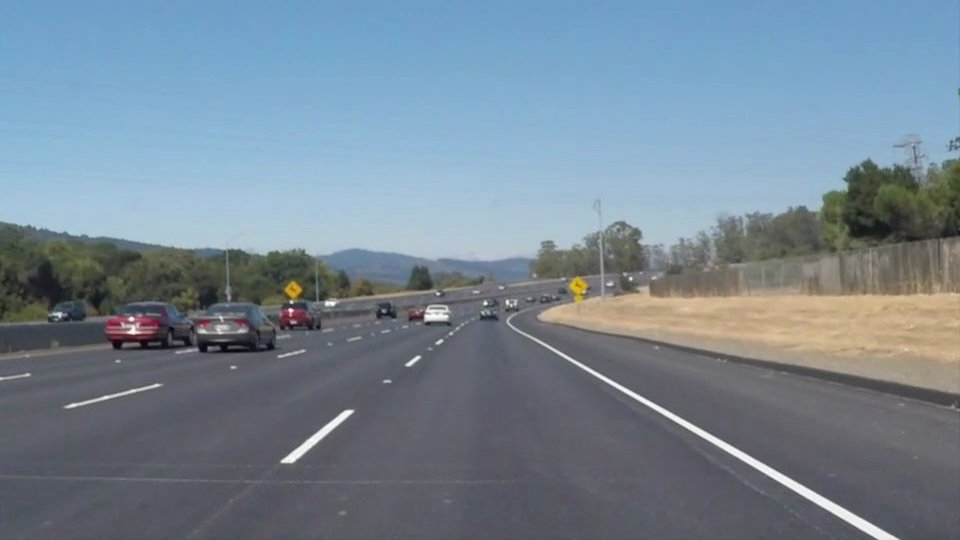
#> input picture Lane_Detection/test_images/01. solidWhiteCurve.jpg, 960 x 540 px; its folder holds only this picture in this run
$ jupyter execute Lane_detection.ipynb
#> lines starting #> are read from the running program, lines starting #| are printed output that depends on the picture; after the words box and inside, x2 and y2 are one past the last pixel; in counts of white or black regions, pixels touching at a corner belong together
# Loading Test Images

[cell 1]
# Loading Test Image


# Importing used Librarys
import numpy as np
import glob
import os
import matplotlib.pyplot as plt
import matplotlib.image as mpimage
import cv2

#from moviepy.editor import VideoFileClip

[cell 2]
def list_images(images,cols=2,row=5,cmap=None):
    plt.figure(figsize=(10,11))
    for i, image in enumerate(images):
        plt.subplot(row,cols,i+1)

        cmap = 'grey' if len(image.shape) == 2 else cmap
        plt.imshow(image,cmap = cmap)
        plt.xticks([])
        plt.yticks([])

    plt.tight_layout(pad=0,h_pad=0,w_pad=0)
    plt.show()

[cell 3]
test_images = [plt.imread(img) for img in glob.glob('test_images/*.jpg')]
#> test_images = 1 item
list_images(test_images)
#> the loop in list_images, `for i, image in enumerate(images):` made 1 pass

# Color Selection

Lane lines in the test images are in white and yellow. We need to choose the most suitable color space, that clearly highlights the lane lines

### Original RGB COLOR SELECTION

[cell 4]
def RGB_COLOR_SELECTION(image):
    # The simplest thresholding methods replace each pixel in an image with a black pixel if the image intensity is less than a fixed value called the threshold


    # White mask
    lower_threshold = np.uint8([200,200,200])
    upper_thershold = np.uint8([255,255,255])
    white_mask = cv2.inRange(image,lower_threshold,upper_thershold)
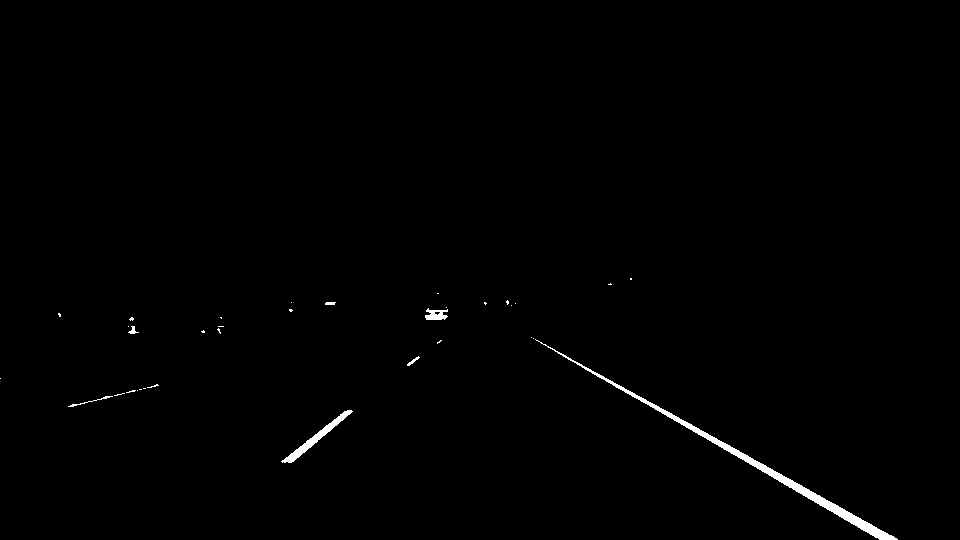
#> white_mask: shape (540, 960); 0.64% white; 34 white regions (27 under 20 px), largest, box (x1, y1, x2, y2) and area: (535, 339, 898, 540) 2248, (281, 410, 353, 463) 560, (425, 308, 448, 320) 181
#> image is the input picture: shape (540, 960, 3); mean R, G, B 118.5, 134.5, 148.1

    # Yellow mask
    lower_threshold = np.uint8([175,175,0])
    upper_thershold = np.uint8([255,255,255])
    yellow_mask = cv2.inRange(image,lower_threshold,upper_thershold)
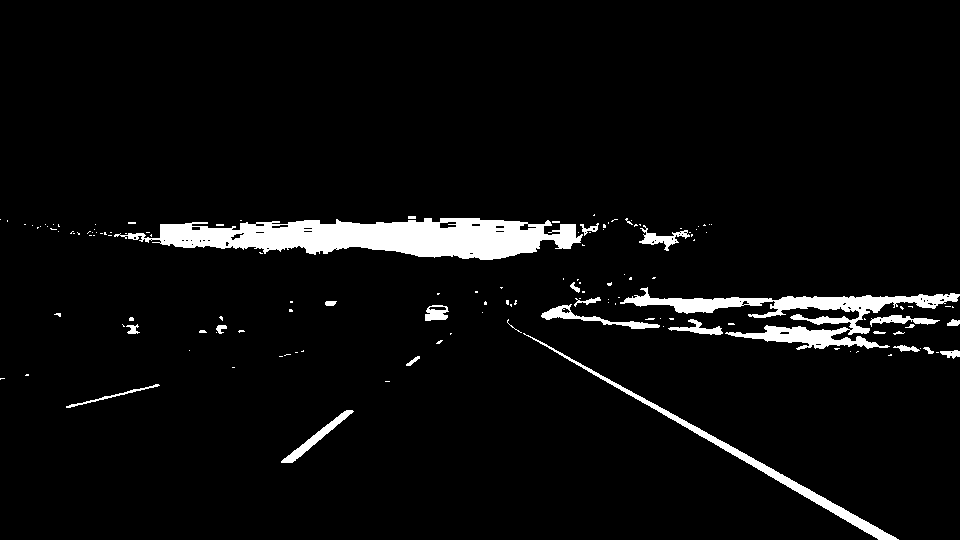
#> yellow_mask: shape (540, 960); 4.7% white; 139 white regions (112 under 20 px), largest, box (x1, y1, x2, y2) and area: (114, 218, 583, 260) 11646, (620, 287, 960, 350) 5795, (523, 333, 899, 540) 2545

    # Both White and Yellow
    mask = cv2.bitwise_or(white_mask,yellow_mask)
    masked_image = cv2.bitwise_and(image,image,mask=mask)
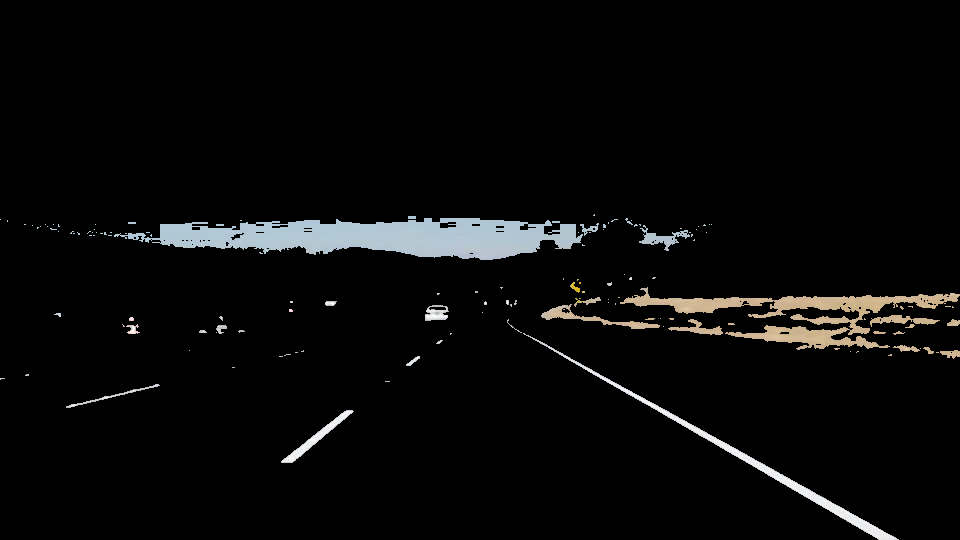
#> masked_image: shape (540, 960, 3); mean R, G, B 9.2, 9.2, 9

    return masked_image

[cell 5]
list_images(list(map(RGB_COLOR_SELECTION,test_images)))
#> the loop in list_images (call 2), `for i, image in enumerate(images):` made 1 pass

$ run again, on Lane_Detection/test_images/05. solidYellowLeft.jpg
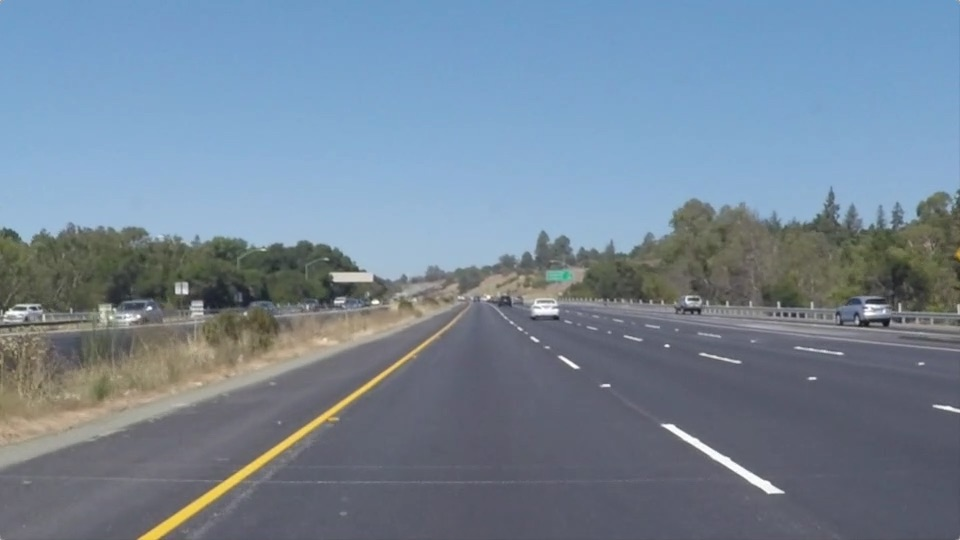
#> input picture Lane_Detection/test_images/05. solidYellowLeft.jpg, 960 x 540 px
#> test_images = 1 item
#> the loop in list_images, `for i, image in enumerate(images):` made 1 pass
#> in RGB_COLOR_SELECTION, `white_mask = cv2.inRange(image,lower_threshold,upper_thershold)`:
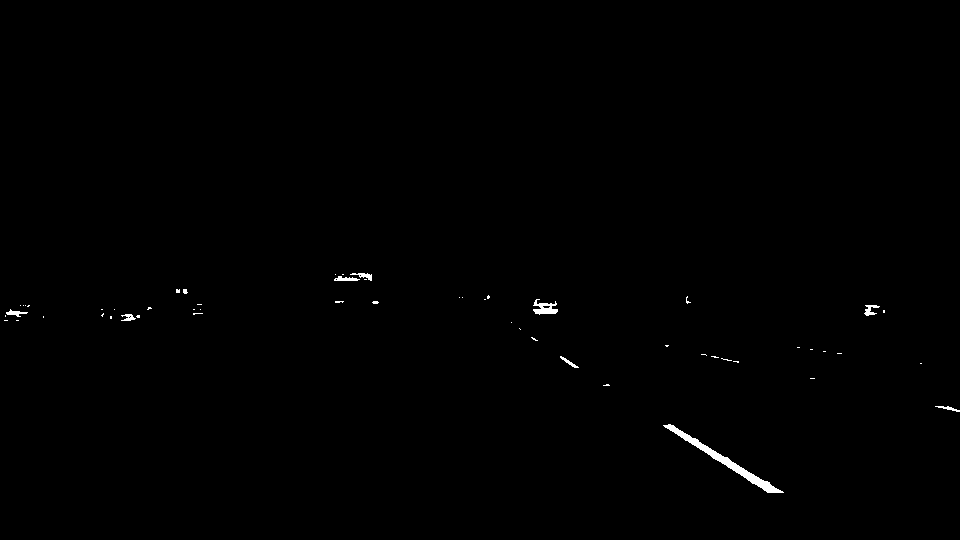
#> white_mask: shape (540, 960); 0.37% white; 55 white regions (45 under 20 px), largest, box (x1, y1, x2, y2) and area: (663, 424, 784, 493) 915, (533, 299, 558, 315) 217, (864, 305, 880, 316) 89
#> in RGB_COLOR_SELECTION, image is the input picture: shape (540, 960, 3); mean R, G, B 116.5, 133.6, 150.8
#> in RGB_COLOR_SELECTION, `yellow_mask = cv2.inRange(image,lower_threshold,upper_thershold)`:
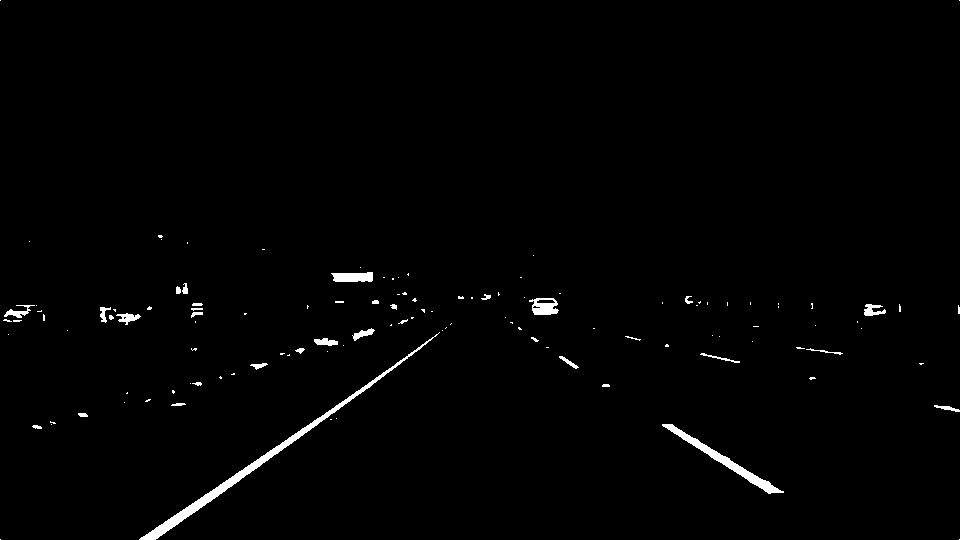
#> yellow_mask: shape (540, 960); 1.1% white; 121 white regions (88 under 20 px), largest, box (x1, y1, x2, y2) and area: (139, 332, 440, 540) 2103, (662, 424, 784, 494) 1010, (331, 272, 373, 282) 358
#> the loop in list_images (call 2), `for i, image in enumerate(images):` made 1 pass

$ run again, on Lane_Detection/test_images/06. whiteCarLaneSwitch.jpg
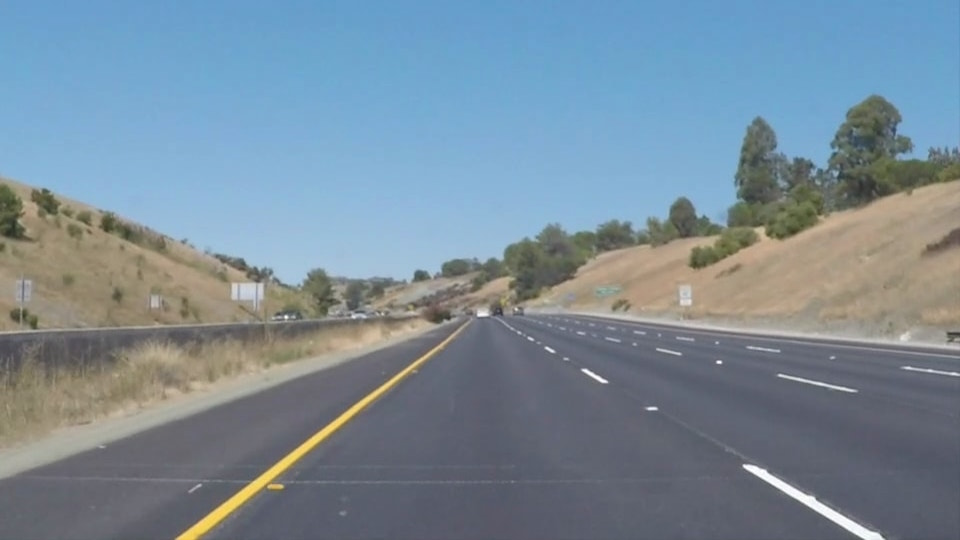
#> input picture Lane_Detection/test_images/06. whiteCarLaneSwitch.jpg, 960 x 540 px
#> test_images = 1 item
#> the loop in list_images, `for i, image in enumerate(images):` made 1 pass
#> in RGB_COLOR_SELECTION, `white_mask = cv2.inRange(image,lower_threshold,upper_thershold)`:
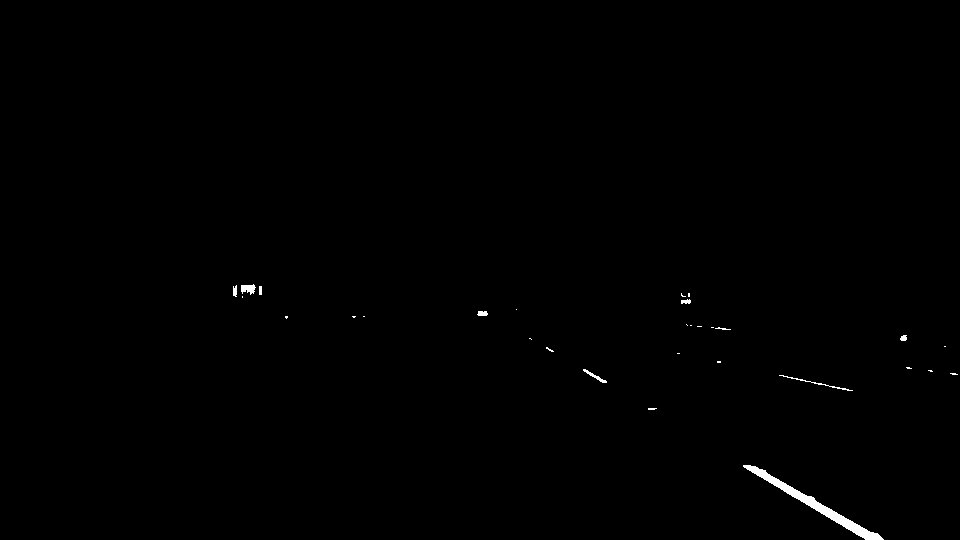
#> white_mask: shape (540, 960); 0.36% white; 30 white regions (20 under 20 px), largest, box (x1, y1, x2, y2) and area: (743, 465, 884, 540) 1247, (241, 284, 256, 295) 108, (779, 375, 853, 391) 103
#> in RGB_COLOR_SELECTION, image is the input picture: shape (540, 960, 3); mean R, G, B 121.2, 139.4, 152.9
#> yellow_mask: shape (540, 960); 1.9% white; 160 white regions (123 under 20 px), largest, box (x1, y1, x2, y2) and area: (176, 335, 454, 540) 2195, (566, 309, 960, 349) 1890, (743, 464, 884, 540) 1350
#> in RGB_COLOR_SELECTION, `masked_image = cv2.bitwise_and(image,image,mask=mask)`:
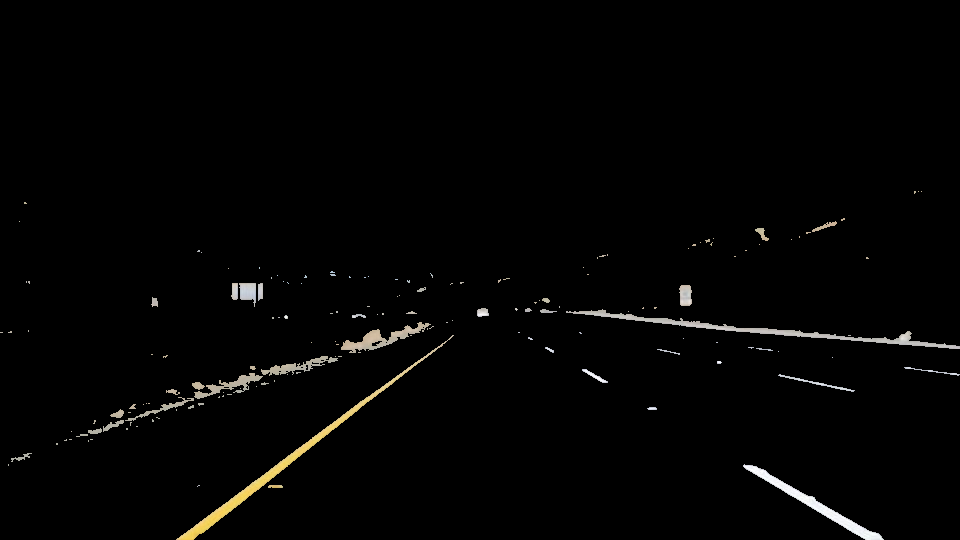
#> masked_image: shape (540, 960, 3); mean R, G, B 4, 3.8, 3.3
#> the loop in list_images (call 2), `for i, image in enumerate(images):` made 1 pass

$ run again, on Lane_Detection/test_images/07. VideoSnapshot2.jpg
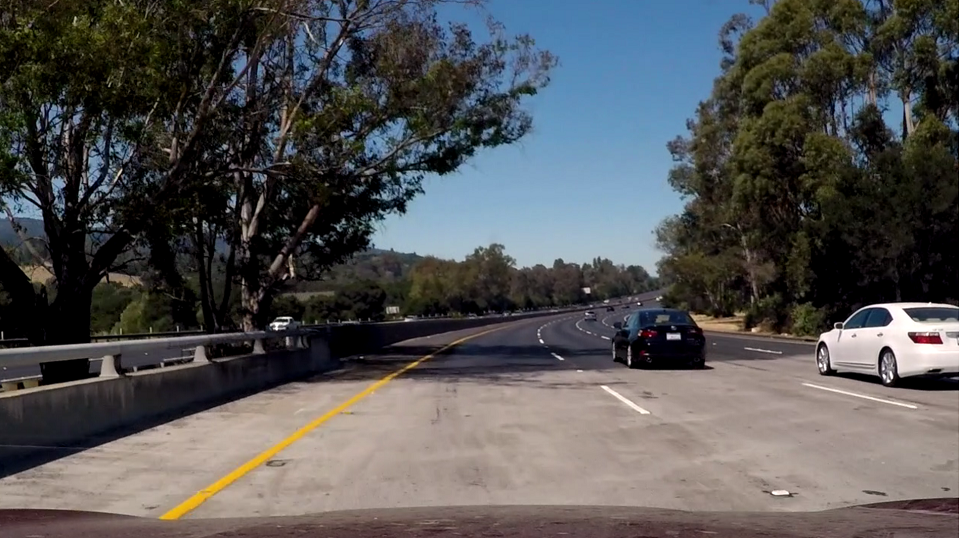
#> input picture Lane_Detection/test_images/07. VideoSnapshot2.jpg, 960 x 538 px
#> test_images = 1 item
#> the loop in list_images, `for i, image in enumerate(images):` made 1 pass
#> in RGB_COLOR_SELECTION, `white_mask = cv2.inRange(image,lower_threshold,upper_thershold)`:
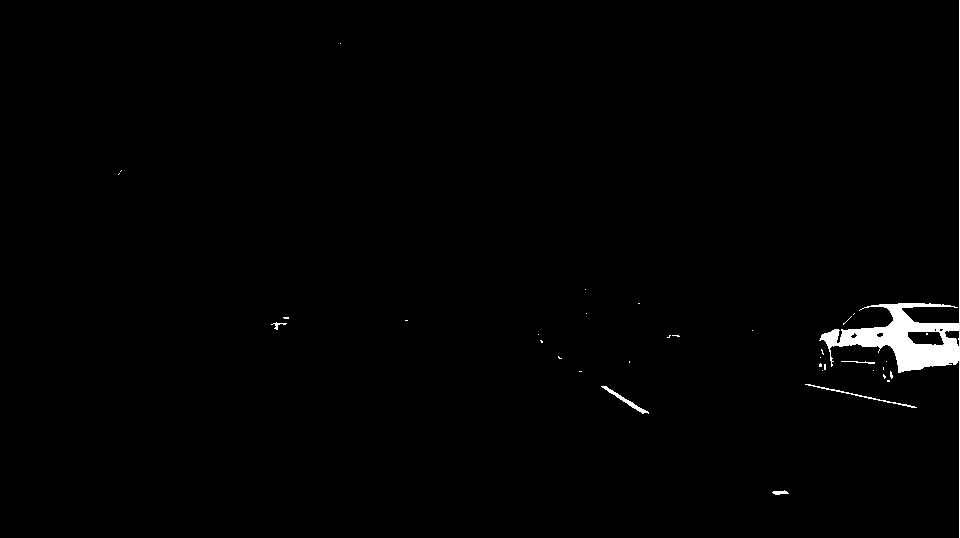
#> white_mask: shape (538, 960); 1% white; 36 white regions (30 under 20 px), largest, box (x1, y1, x2, y2) and area: (819, 0, 960, 538) 4719, (601, 386, 649, 414) 192, (805, 384, 917, 408) 186, (772, 490, 789, 495) 52, (841, 361, 875, 364) 44, (271, 322, 287, 330) 39
#> in RGB_COLOR_SELECTION, image is the input picture: shape (538, 960, 3); mean R, G, B 83.7, 83.5, 84.1
#> yellow_mask: shape (538, 960); 2.3% white; 238 white regions (206 under 20 px), largest, box (x1, y1, x2, y2) and area: (818, 0, 960, 538) 5890, (183, 381, 385, 496) 2407, (283, 437, 326, 459) 422
#> in RGB_COLOR_SELECTION, `masked_image = cv2.bitwise_and(image,image,mask=mask)`:
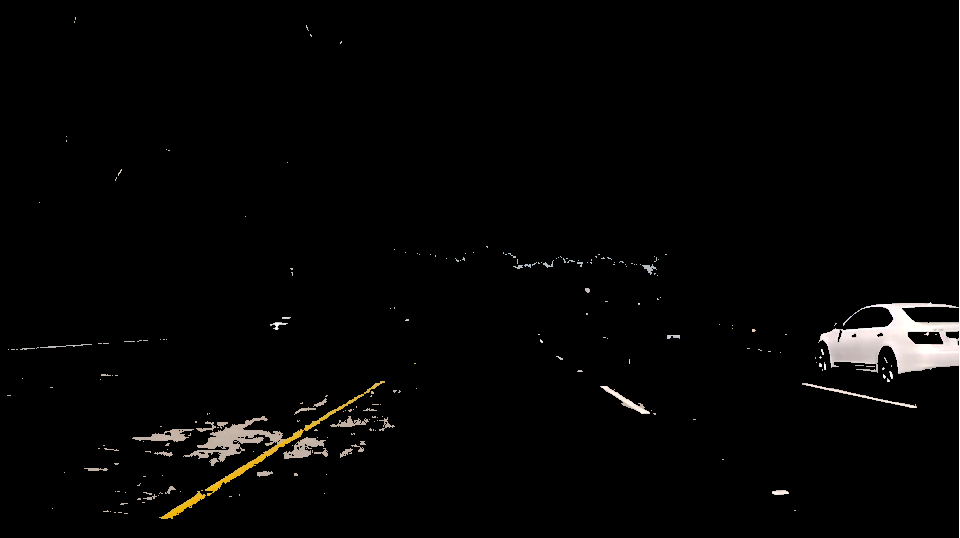
#> masked_image: shape (538, 960, 3); mean R, G, B 5.2, 4.8, 4.4
#> the loop in list_images (call 2), `for i, image in enumerate(images):` made 1 pass

$ run again, on Lane_Detection/test_images/02. solidWhiteRight.jpg
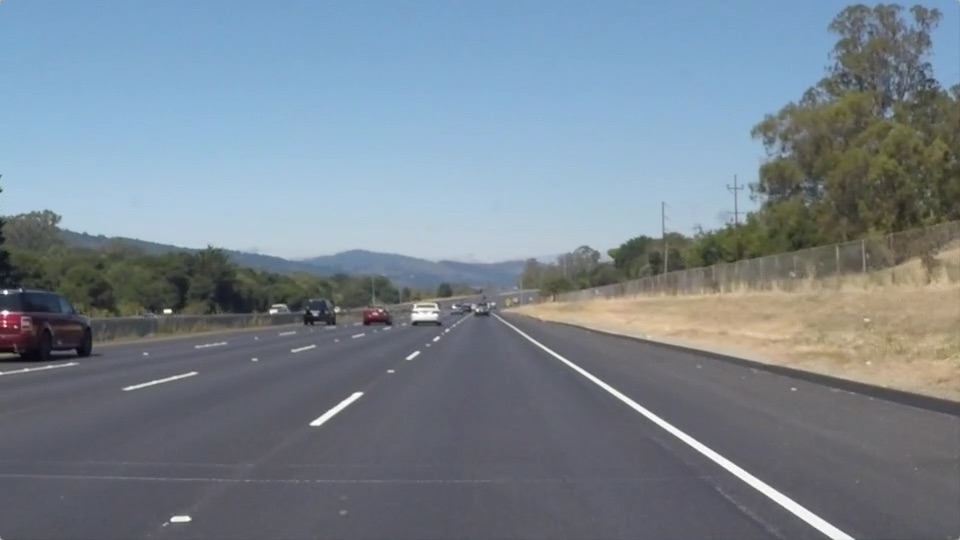
#> input picture Lane_Detection/test_images/02. solidWhiteRight.jpg, 960 x 540 px
#> test_images = 1 item
#> the loop in list_images, `for i, image in enumerate(images):` made 1 pass
#> in RGB_COLOR_SELECTION, `white_mask = cv2.inRange(image,lower_threshold,upper_thershold)`:
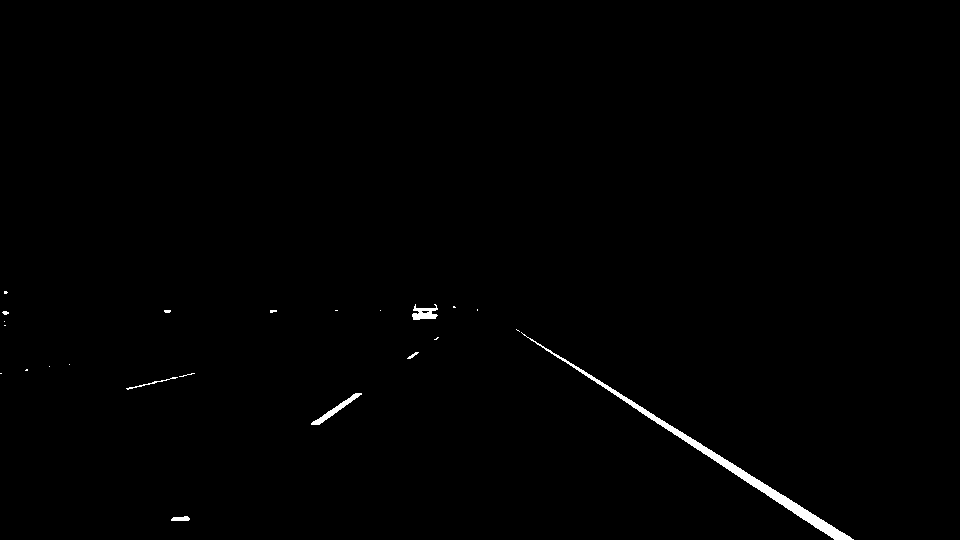
#> white_mask: shape (540, 960); 0.62% white; 23 white regions (16 under 20 px), largest, box (x1, y1, x2, y2) and area: (521, 332, 854, 540) 2350, (311, 393, 362, 425) 291, (412, 304, 438, 320) 247
#> in RGB_COLOR_SELECTION, image is the input picture: shape (540, 960, 3); mean R, G, B 120.3, 132.6, 143.7
#> yellow_mask: shape (540, 960); 7.4% white; 152 white regions (121 under 20 px), largest, box (x1, y1, x2, y2) and area: (50, 194, 662, 263) 25584, (505, 294, 802, 364) 6000, (507, 323, 854, 540) 2632
#> in RGB_COLOR_SELECTION, `masked_image = cv2.bitwise_and(image,image,mask=mask)`:
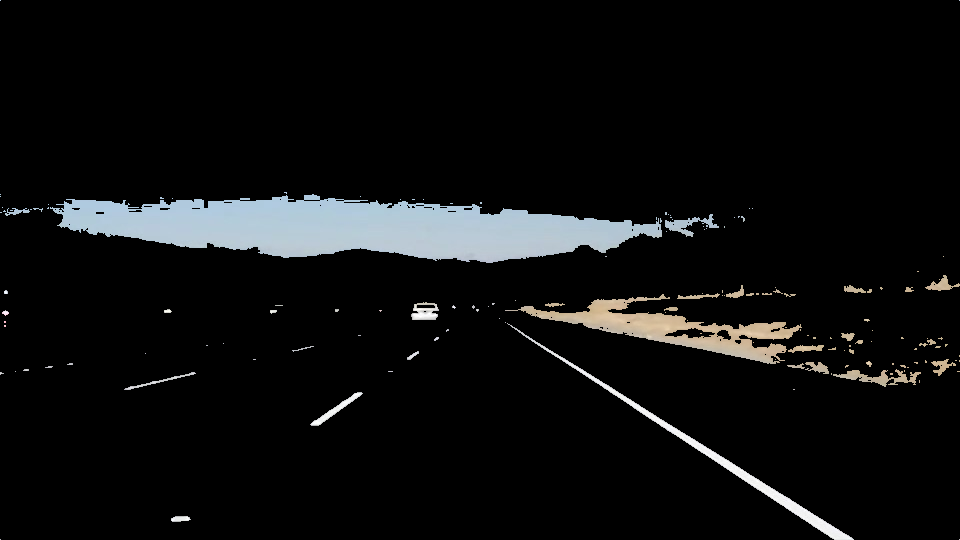
#> masked_image: shape (540, 960, 3); mean R, G, B 14.1, 14.8, 15
#> the loop in list_images (call 2), `for i, image in enumerate(images):` made 1 pass
